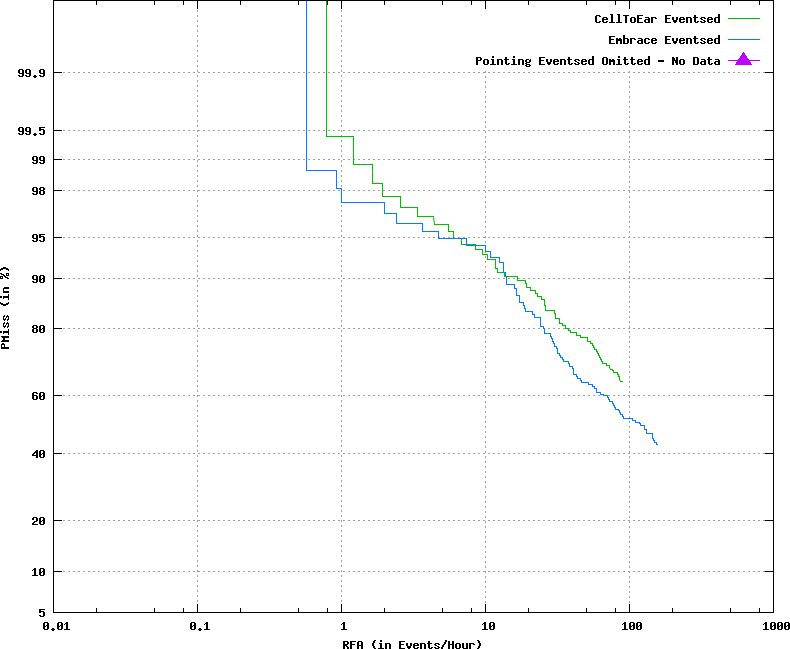

This figure's gnuplot source:
set terminal postscript color
set noxzeroaxis
set noyzeroaxis
### Using xScale = log
### Using yScale = nd
set style fill  transparent solid 0.10 noborder
### keyLoc=top keySpacing=0.7 keyFontFace=medium keyFontSize=
set key top samplen 1 spacing 0.7  font "medium,"
set size ratio 0.85
set title ''
set grid
set pointsize 3
set ylabel 'PMiss (in %)'
set xlabel 'RFA (in Events/Hour)'

set xtics 
set logscale x
set noytics
set ytics ('5' -1.6449, '10' -1.2816, '20' -0.8416, '40' -0.2533, '60' 0.2533, '80' 0.8416, '90' 1.2816, '95' 1.6449, '98' 2.0537, '99' 2.3263, '99.5' 2.5758, '99.9' 3.0902)
plot [0.01:1000] [-1.64485362793551:3.7190172740417] \
  'test.det.CellToEar_Event.dat.1' using 5:2 title 'CellToEar Eventsed' with  lines  lc 2 lw 1,\
  'test.det.Embrace_Event.dat.1' using 5:2 title 'Embrace Eventsed' with  lines  lc 3 lw 1,\
  -10000 title "Pointing Eventsed Omitted - No Data" with linespoints lc 4 lw 1 pt 9 ps 2
